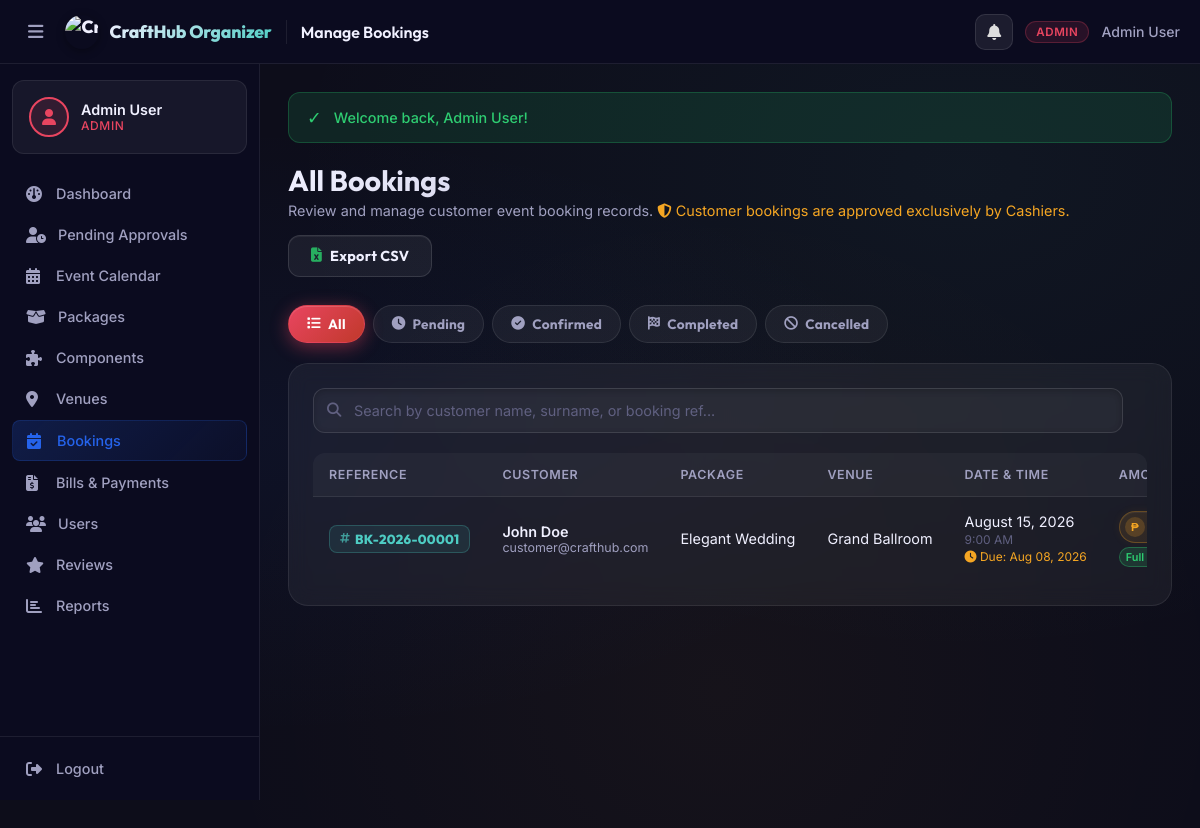
The app's page /admin/bookings.php (signed in) with its own data.
### tables this page shows
CREATE TABLE IF NOT EXISTS bookings (
    booking_id INT AUTO_INCREMENT PRIMARY KEY,
    booking_reference VARCHAR(20) UNIQUE,
    customer_id INT NOT NULL,
    package_id INT NOT NULL,
    venue_id INT NULL,
    event_date DATE NOT NULL,
    payment_due_date DATE NULL,
    event_time TIME DEFAULT '09:00:00',
    event_type ENUM('Wedding','Birthday','Debut','Christening') NOT NULL DEFAULT 'Wedding',
    payment_plan ENUM('full','downpayment') NOT NULL DEFAULT 'full',
    guest_count SMALLINT UNSIGNED DEFAULT 1,                
    original_amount DECIMAL(10,2) NULL,
    discount_percent DECIMAL(5,2) NOT NULL DEFAULT 0.00,
    discount_amount DECIMAL(10,2) NOT NULL DEFAULT 0.00,
    downpayment_percent DECIMAL(5,2) NOT NULL DEFAULT 50.00,
    required_downpayment DECIMAL(10,2) NOT NULL DEFAULT 0.00,
    downpayment_amount DECIMAL(12,2) NOT NULL DEFAULT 0.00,
    total_amount DECIMAL(10,2) NOT NULL DEFAULT 0.00,
    amount_paid DECIMAL(10,2) NOT NULL DEFAULT 0.00,
    status ENUM('Pending','Confirmed','Paid','Completed','Cancelled') DEFAULT 'Pending',
    approved_at TIMESTAMP NULL DEFAULT NULL,
    approved_by INT NULL,
    notes TEXT,
    cancellation_reason TEXT NULL,
    created_at TIMESTAMP DEFAULT CURRENT_TIMESTAMP,
    FOREIGN KEY (customer_id) REFERENCES users(user_id) ON DELETE CASCADE,
    FOREIGN KEY (package_id) REFERENCES packages(package_id) ON DELETE CASCADE,
    FOREIGN KEY (venue_id) REFERENCES venues(venue_id) ON DELETE SET NULL,
    FOREIGN KEY (approved_by) REFERENCES users(user_id) ON DELETE SET NULL
);

CREATE TABLE IF NOT EXISTS users (
    user_id INT AUTO_INCREMENT PRIMARY KEY,
    first_name VARCHAR(20) NULL,
    middle_name VARCHAR(15) NULL,
    last_name VARCHAR(20) NULL,
    surname VARCHAR(20) NULL,
    name VARCHAR(65) NOT NULL,
    email VARCHAR(100) UNIQUE NOT NULL,
    password VARCHAR(255) NOT NULL,
    contact_no VARCHAR(11) NULL COMMENT '11-digit mobile number (09XXXXXXXXX)',
    gender VARCHAR(20) NULL,
    address TEXT,
    id_code VARCHAR(20) UNIQUE NULL,
    temp_password VARCHAR(255) NULL,
    login_email VARCHAR(191) NULL,
    business_name VARCHAR(100) NULL,
    event_type_interest VARCHAR(50) NULL,
    guest_count_est SMALLINT UNSIGNED NULL,
    profile_notes TEXT NULL,
    rejection_reason TEXT NULL,
    ip_address VARCHAR(45) NULL,                            
    role ENUM('customer','staff','cashier','admin') DEFAULT 'customer',
    security_question VARCHAR(255),
    security_answer_hash VARCHAR(255),
    status ENUM('active','inactive','pending_approval','rejected') DEFAULT 'active',
    created_at TIMESTAMP DEFAULT CURRENT_TIMESTAMP
);

CREATE TABLE IF NOT EXISTS packages (
    package_id INT AUTO_INCREMENT PRIMARY KEY,
    package_name VARCHAR(80) NOT NULL,
    event_type ENUM('Wedding','Birthday','Debut','Christening') NOT NULL,
    base_price DECIMAL(10,2) NOT NULL,
    full_payment_discount_percent DECIMAL(5,2) NOT NULL DEFAULT 10.00,
    downpayment_discount_percent DECIMAL(5,2) NOT NULL DEFAULT 5.00,
    downpayment_percent DECIMAL(5,2) NOT NULL DEFAULT 50.00,
    max_slots TINYINT UNSIGNED NOT NULL DEFAULT 5,          
    description TEXT,
    image_url VARCHAR(500) NULL,
    status ENUM('active','inactive') DEFAULT 'active'
);

CREATE TABLE IF NOT EXISTS venues (
    venue_id INT AUTO_INCREMENT PRIMARY KEY,
    venue_name VARCHAR(80) NOT NULL,
    capacity SMALLINT UNSIGNED NULL,                        
    location VARCHAR(150),
    availability_status ENUM('available','unavailable') DEFAULT 'available'
);

### admin/bookings.php (the view, shortened to what this page needs)
<?php
require_once __DIR__ . '/../includes/header.php';
$db = getDB();
$statusFilter = sanitize($_GET['status'] ?? 'all');
$sql = "
    SELECT b.*, b.booking_id AS id,
           u.name    AS customer_name, u.email AS customer_email,
           p.package_name AS package_name,
           v.venue_name   AS venue_name,
           COALESCE((SELECT SUM(py.amount_paid) FROM payments py WHERE py.booking_id = b.booking_id), 0) AS real_amount_paid
    FROM bookings b
    JOIN users    u ON b.customer_id = u.user_id
    JOIN packages p ON b.package_id  = p.package_id
    LEFT JOIN venues v ON b.venue_id = v.venue_id";
$params = [];
$sql .= " ORDER BY b.created_at DESC";
$stmt = $db->prepare($sql);
$stmt->execute($params);
$bookings = $stmt->fetchAll();
?>
<?php require_once __DIR__ . '/../includes/navbar.php'; ?>
<div class="page-header">
    <div>
        <h1>All Bookings</h1>
        <p>Review and manage customer event booking records. <span style="color:var(--accent-gold);"><i class="fa-solid fa-shield-halved"></i> Customer bookings are approved exclusively by Cashiers.</span></p>
    </div>
    <div>
        <a href="<?= APP_URL ?>/export.php?type=bookings" class="btn btn-secondary">
            <i class="fa-solid fa-file-excel" style="color:#27ae60;"></i> Export CSV
        </a>
    </div>
</div>
<div style="display:flex;gap:8px;margin-bottom:20px;flex-wrap:wrap;">
    <?php foreach (['all', 'pending', 'confirmed', 'completed', 'cancelled'] as $st):
        $icons = ['all'=>'fa-list','pending'=>'fa-clock','confirmed'=>'fa-circle-check','completed'=>'fa-flag-checkered','cancelled'=>'fa-ban'];
        $active = $statusFilter === $st;
    ?>
        <a href="?status=<?= $st ?>" class="filter-tab <?= $active ? 'filter-tab--active' : '' ?>">
            <i class="fa-solid <?= $icons[$st] ?>"></i>
            <?= ucfirst($st) ?>
        </a>
    <?php endforeach; ?>
</div>
<div class="card">
    <div class="search-bar">
        <div class="search-input-wrapper">
            <i class="fa-solid fa-search"></i>
            <input type="text" id="bookingSearchInput" class="form-control"
                   placeholder="Search by customer name, surname, or booking ref..."
                   style="font-size:0.9rem;">
        </div>
    </div>
    <div class="table-wrapper">
        <table class="table" id="allBookingsTable">
            <thead>
                <tr>
                    <th>Reference</th>
                    <th>Customer</th>
                    <th>Package</th>
                    <th>Venue</th>
                    <th>Date & Time</th>
                    <th>Amount</th>
                </tr>
            </thead>
            <tbody>
                <?php foreach ($bookings as $b): ?>
                <tr class="booking-row" data-name="<?= strtolower(htmlspecialchars($b['customer_name'])) ?>" data-ref="<?= strtolower(htmlspecialchars(getBookingRef($b))) ?>">
                    <td>
                        <span class="ref-chip">
                            <i class="fa-solid fa-hashtag" style="font-size:0.7rem;opacity:0.7;"></i>
                            <?= htmlspecialchars(getBookingRef($b)) ?>
                        </span>
                    </td>
                    <td>
                        <div style="font-weight:600;"><?= htmlspecialchars($b['customer_name']) ?></div>
                        <div style="font-size:0.78rem;color:var(--text-secondary);"><?= htmlspecialchars($b['customer_email']) ?></div>
                    </td>
                    <td><?= htmlspecialchars($b['package_name']) ?></td>
                    <td><?= htmlspecialchars($b['venue_name'] ?? '—') ?></td>
                    <td style="white-space:nowrap;">
                        <?= formatDate($b['event_date']) ?>
                        <br><small style="color:var(--text-muted);"><?= date('g:i A', strtotime($b['event_time'] ?? '09:00:00')) ?></small>
                        <br><small style="color:var(--accent-gold);"><i class="fa-solid fa-clock"></i> Due: <?= date('M d, Y', strtotime(getBookingPaymentDueDate($b))) ?></small>
                    </td>
                    <td>
                        <div class="amount-chip">
                            <span class="cur">₱</span>
                        </div>
                        <?php if (!empty($b['payment_plan'])): ?>
                            <div style="margin-top:4px;">
                                <span class="badge" style="font-size:0.68rem;padding:2px 6px;background:<?= $b['payment_plan'] === 'full' ? 'rgba(46,204,113,0.15)' : 'rgba(78,205,196,0.15)' ?>;color:<?= $b['payment_plan'] === 'full' ? '#2ecc71' : 'var(--accent-teal)' ?>;border:1px solid <?= $b['payment_plan'] === 'full' ? 'rgba(46,204,113,0.35)' : 'rgba(78,205,196,0.35)' ?>;font-weight:600;">
                                    <?= $b['payment_plan'] === 'full' ? 'Full Payment' : 'Downpayment' ?>
                                </span>
                            </div>
                        <?php endif; ?>
                    </td>
                </tr>
                <?php endforeach; ?>
            </tbody>
        </table>
    </div>
</div>
<?php require_once __DIR__ . '/../includes/footer.php'; ?>

### admin/bookings.php (style rules this page uses)
.filter-tab { display: inline-flex; align-items: center; gap: 7px; padding: 9px 18px; border-radius: 30px; font-family: 'Outfit', sans-serif; font-size: 0.85rem; font-weight: 700; letter-spacing: 0.02em; text-decoration: none; color: var(--text-secondary); background: rgba(255,255,255,0.05); border: 1px solid rgba(255,255,255,0.09); transition: all 0.28s cubic-bezier(0.4,0,0.2,1); white-space: nowrap; position: relative; overflow: hidden; }
.filter-tab--active { background: linear-gradient(135deg, #e94560 0%, #c0392b 100%); color: #fff; border-color: rgba(233,69,96,0.4); box-shadow: 0 4px 18px rgba(233,69,96,0.45), inset 0 1px 0 rgba(255,255,255,0.15); }
.ref-chip { display: inline-flex; align-items: center; gap: 5px; padding: 5px 10px; background: rgba(78,205,196,0.1); border: 1px solid rgba(78,205,196,0.25); border-radius: 8px; font-family: 'Outfit', sans-serif; font-size: 0.82rem; font-weight: 800; color: var(--accent-teal); letter-spacing: 0.02em; text-decoration: none; white-space: nowrap; transition: all 0.25s ease; }
.amount-chip { display: inline-flex; align-items: center; gap: 5px; padding: 5px 12px 5px 5px; background: linear-gradient(135deg, rgba(245,166,35,0.12) 0%, rgba(230,126,34,0.07) 100%); border: 1px solid rgba(245,166,35,0.28); border-radius: 30px; font-family: 'Outfit', sans-serif; white-space: nowrap; box-shadow: 0 0 10px rgba(245,166,35,0.07), inset 0 1px 0 rgba(255,255,255,0.05); transition: all 0.28s ease; }
.amount-chip .cur { width: 20px; height: 20px; background: rgba(245,166,35,0.2); border-radius: 50%; display: inline-flex; align-items: center; justify-content: center; font-size: 0.72rem; font-weight: 800; color: var(--accent-gold); flex-shrink: 0; }

### records on screen
bookings: booking_reference "BK-2026-00001", customer.name "John Doe", customer.email "customer@crafthub.com", package.package_name "Elegant Wedding", venue.venue_name "Grand Ballroom", event_date "August 15, 2026", event_time "9:00 AM", event_date "Aug 08, 2026", payment_plan "Full…"

### other values on screen
$_SESSION['user_name'] "Admin User"
$roleLabel "ADMIN"
$link['label'] "Dashboard"
$link['label'] "Pending Approvals"
$link['label'] "Event Calendar"
$link['label'] "Packages"
$link['label'] "Components"
$link['label'] "Venues"
$link['label'] "Bookings"
$link['label'] "Bills & Payments"
$link['label'] "Users"
$link['label'] "Reviews"
$link['label'] "Reports"
APP_NAME "CraftHub Organizer"
explode(' | ', $pageTitle)[0] "Manage Bookings"
